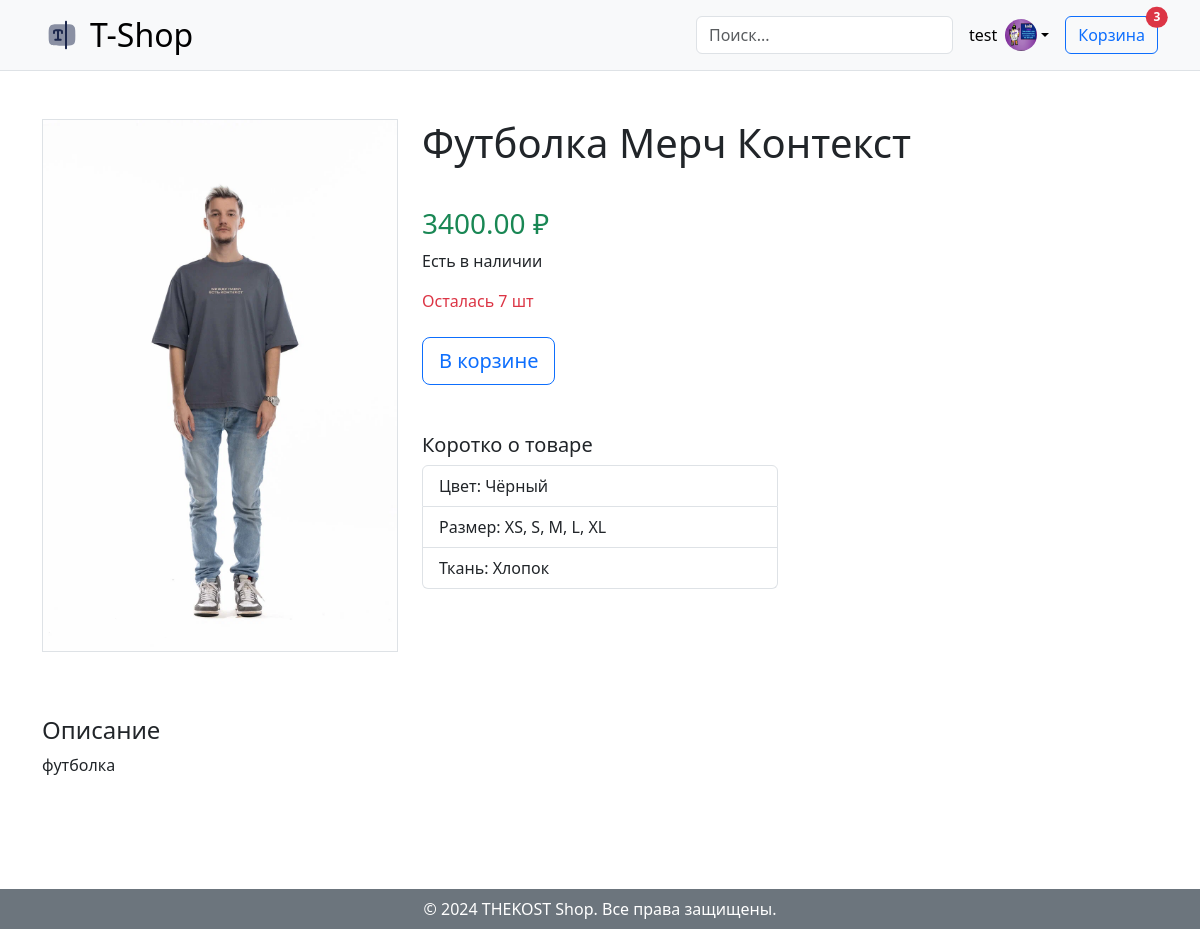
Screenshot of /shop/product/1/ (signed in) with the database file from the repository.
### user_profile/models.py (models this page shows, shortened)
class User(AbstractUser):
    email = models.EmailField(
        max_length=150,
        unique=True,
        error_messages={
            "unique": "Адрес электронной почты должен быть уникальным"
        }
    )
    profile_image = models.ImageField(
        null=True,
        blank=True,
        upload_to="profile_images"
    )
    followers = models.ManyToManyField("Follow")
    REQUIRED_FIELDS = ["email"]
    objects = CustomUserManager()
    def get_profile_picture(self):
        url = ""
        try:
            url = self.profile_image.url
        except:
            url = ""
        return url

### shop/models.py (models this page shows, shortened)
class Product(models.Model):
    name = models.CharField(max_length=100)
    description = models.TextField()
    price = models.DecimalField(max_digits=10, decimal_places=2)
    stock = models.IntegerField()
    image = models.ImageField(upload_to='product/', blank=True, null=True)
    category = models.ForeignKey(Category, on_delete=models.CASCADE, related_name='product')

class ProductCharacteristic(models.Model):
    product = models.ForeignKey(Product, on_delete=models.CASCADE, related_name='characteristics')
    name = models.CharField(max_length=100, verbose_name="Название характеристики")
    value = models.CharField(max_length=255, verbose_name="Значение характеристики")

### shop/views.py (the view)
# urls.py: path('product/<int:product_id>/', ProductDetailView.as_view(), name='product_detail'),
class ProductDetailView(View):
    def get(self, request, product_id):
        product = get_object_or_404(Product, pk=product_id)
        cart = get_or_create_cart(request)
        product_in_cart = cart.items.filter(product=product).exists()
        return render(request, 'shop/product/product_detail.html', {
            'product': product,
            'cart': cart,
            'product_in_cart': product_in_cart,
        })

### blog/context_processors.py (called while the page is built)
def get_all_categories(request):
    categories = Category.objects.all()
    context = {
        "categories": categories
    }
    return context

### shop/views.py (called while the page is built)
def get_or_create_cart(request):
    if request.user.is_authenticated:
        cart = Cart.objects.filter(user=request.user).order_by('-id').first()
    else:
        session_key = request.session.session_key
        if not session_key:
            request.session.create()
        cart, created = Cart.objects.get_or_create(session_key=request.session.session_key)
    return cart

### templates/shop/product/product_detail.html (shortened to what this page needs)
{% extends 'shop/base/base.html' %}
{% block content %}
    <div class="container py-5">
        <div class="row">
            <div class="col-md-4">
                <div class="d-flex flex-column">
                    <div class="mb-3">
                        <img src="{% if product.image %}{{ product.image.url }}{% else %}https://via.placeholder.com/400x600{% endif %}" class="img-fluid border" alt="{{ product.name }}">
                    </div>
                </div>
            </div>
            <div class="col-md-8">
                <h1 class="mb-3">{{ product.name }}</h1>
                <div class="mb-4">
                    <h3 class="text-success">{{ product.price }} ₽</h3>
                    <p class="text">Есть в наличии</p>
                    <p class="text-danger">Осталась {{ product.stock }} шт</p>
                </div>
                <div class="d-flex gap-3 mb-5">
                    {% if product_in_cart %}
                        <a href="{% url 'cart' %}" class="btn btn-outline-primary btn-lg">В корзине</a>
                    {% else %}
                        <form action="{% url 'add_to_cart' product.id %}" method="post">
                            {% csrf_token %}
                            <button type="submit" class="btn btn-outline-primary btn-lg">В корзину</button>
                        </form>
                    {% endif %}
                </div>
                <div class="mb-4">
                    <div class="row mt-5">
                        <div class="col-md-6">
                            <h5>Коротко о товаре</h5>
                            <ul class="list-group">
                                {% for characteristic in product.characteristics.all %}
                                    <li class="list-group-item">{{ characteristic.name }}: {{ characteristic.value }}</li>
                                {% endfor %}
                            </ul>
                        </div>
                    </div>
                </div>
            </div>
        </div>
        <div class="row mt-5">
            <h4>Описание</h4>
            <p>{{ product.description }}</p>
        </div>
    </div>
{% endblock %}

### templates/shop/base/header.html (shortened to what this page needs)
{% load static %}
<header class="p-3 bg-light border-bottom">
    <div class="container">
        <div class="d-flex flex-wrap align-items-center justify-content-center justify-content-lg-start">
            <a href="{% url 'shop' %}" class="d-flex align-items-center mb-2 mb-lg-0 link-body-emphasis text-decoration-none">
                <img src="{% static 'images/logo.svg' %}" alt="TheKost Shop" width="40" height="32" class="me-2">
                <h2 class="my-0">T-Shop</h2>
            </a>
            <form action="{% url 'search_results' %}" method="get" class="col-12 col-lg-auto mb-3 mb-lg-0 me-lg-3">
                <input type="search" name="q" class="form-control" placeholder="Поиск..." aria-label="Поиск" required>
            </form>
            <div class="dropdown text-end">
                {% if request.user.is_authenticated %}
                    <a href="{% url 'profile' %}" class="d-flex align-items-center link-body-emphasis text-decoration-none dropdown-toggle" data-bs-toggle="dropdown" aria-expanded="false">
                        <span class="me-2">{{ request.user.username }}</span>
                        <img src="{{ request.user.get_profile_picture }}" alt="profile" width="32" height="32" class="rounded-circle">
                    </a>
                {% else %}
                    <li class="nav-item">
                        <a class="nav-link" href="{% url 'login' %}">Войти</a>
                    </li>
                {% endif %}
            </div>
            <div class="ms-3">
                <a href="{% url 'cart' %}" class="btn btn-outline-primary position-relative">
                Корзина
                    {% with cart.items.count as item_count %}
                        {% if item_count > 0 %}
                            <span class="position-absolute top-0 start-100 translate-middle badge rounded-pill bg-danger">
                                {{ item_count }}
                            </span>
                        {% endif %}
                    {% endwith %}
                </a>
            </div>
        </div>
    </div>
</header>

### rows the page displays
User: user.username "test", user.get_profile_picture (picture)
Product: image (picture), name "Футболка Мерч Контекст", price "3400.00", stock "7", description "футболка"
ProductCharacteristic: name "Цвет", value "Чёрный"
ProductCharacteristic: name "Размер", value "XS, S, M, L, XL"
ProductCharacteristic: name "Ткань", value "Хлопок"

### other values shown
{{ item_count }} "3"
